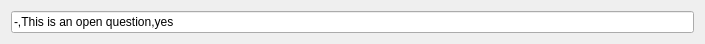
<?xml version="1.0" encoding="UTF-8"?>
<ui version="4.0">
 <class>QtTestOpenQuestionMainDialog</class>
 <widget class="QDialog" name="QtTestOpenQuestionMainDialog">
  <property name="geometry">
   <rect>
    <x>0</x>
    <y>0</y>
    <width>705</width>
    <height>43</height>
   </rect>
  </property>
  <property name="windowTitle">
   <string>TestOpenQuestion</string>
  </property>
  <property name="windowIcon">
   <iconset resource="TestOpenQuestion.qrc">
    <normaloff>:/images/TestOpenQuestionIcon14x14.png</normaloff>:/images/TestOpenQuestionIcon14x14.png</iconset>
  </property>
  <layout class="QGridLayout" name="gridLayout">
   <item row="0" column="0">
    <widget class="QLineEdit" name="edit_question">
     <property name="text">
      <string>-,This is an open question,yes</string>
     </property>
    </widget>
   </item>
  </layout>
 </widget>
 <layoutdefault spacing="6" margin="11"/>
 <resources>
  <include location="TestOpenQuestion.qrc"/>
 </resources>
 <connections/>
</ui>
